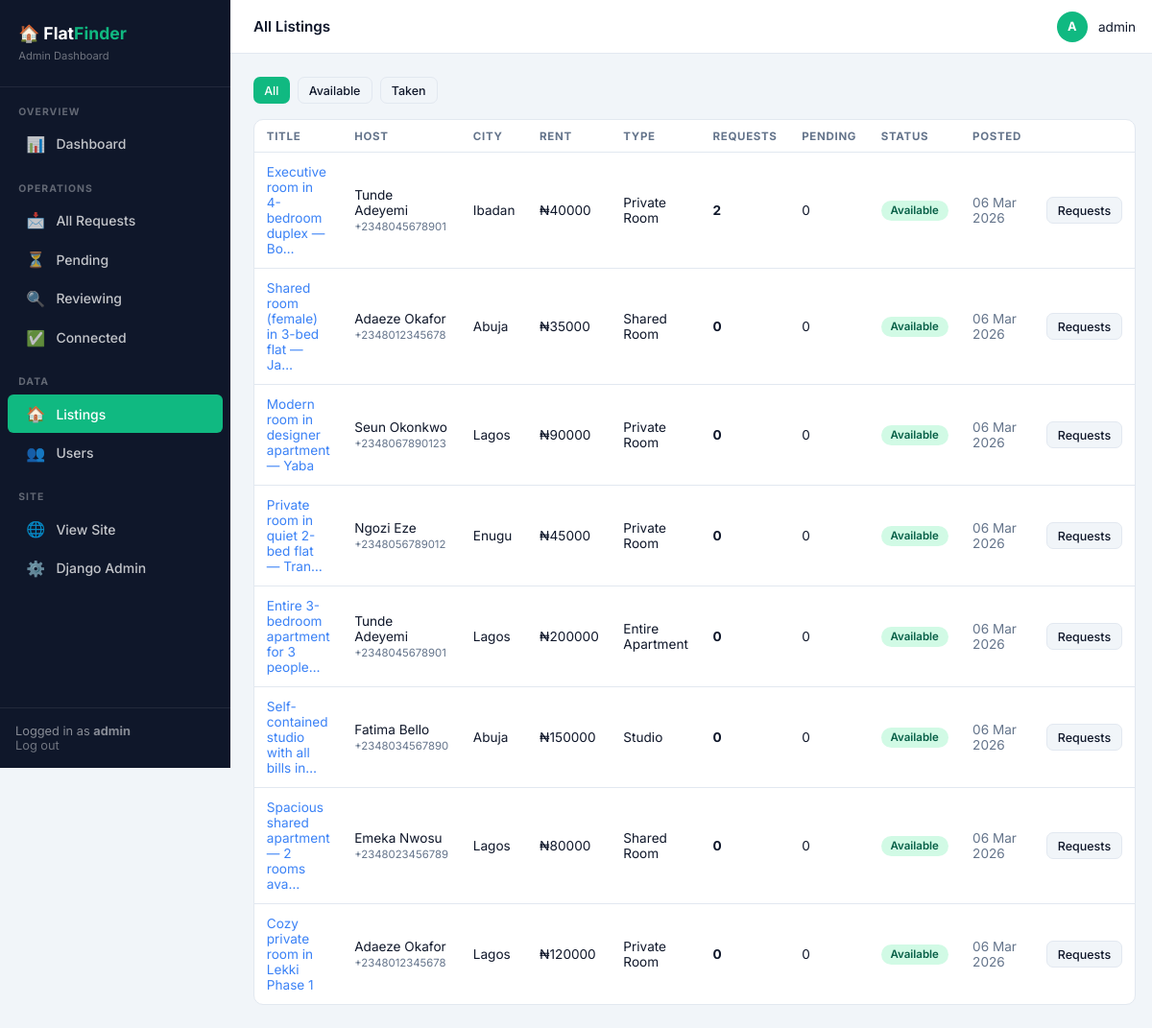
Page /dashboard/listings/ (signed in) on the committed database.
### accounts/models.py (models this page shows, shortened)
class User(AbstractUser):
    bio = models.TextField(blank=True, null=True)
    phone = models.CharField(max_length=20, blank=True, null=True)
    avatar = models.ImageField(upload_to='avatars/', blank=True, null=True)
    is_verified = models.BooleanField(default=False)
    created_at = models.DateTimeField(auto_now_add=True)

### listings/models.py (models this page shows, shortened)
class Listing(models.Model):
    ROOM_TYPE_CHOICES = [
        ('private', 'Private Room'),
        ('shared', 'Shared Room'),
        ('entire', 'Entire Apartment'),
        ('studio', 'Studio'),
    ]
    GENDER_PREFERENCE_CHOICES = [
        ('any', 'Any Gender'),
        ('male', 'Male Only'),
        ('female', 'Female Only'),
    ]
    FURNISHED_CHOICES = [
        ('furnished', 'Fully Furnished'),
        ('semi', 'Semi Furnished'),
        ('unfurnished', 'Unfurnished'),
    ]
    STATUS_CHOICES = [
        ('available', 'Available'),
        ('taken', 'Taken'),
        ('pending', 'Pending'),
    ]
    host = models.ForeignKey(settings.AUTH_USER_MODEL, on_delete=models.CASCADE, related_name='listings')
    title = models.CharField(max_length=200)
    description = models.TextField()
    address = models.CharField(max_length=300)
    city = models.CharField(max_length=100)
    state = models.CharField(max_length=100)
    room_type = models.CharField(max_length=20, choices=ROOM_TYPE_CHOICES, default='private')
    total_rooms = models.PositiveIntegerField(default=1)
    available_rooms = models.PositiveIntegerField(default=1)
    current_flatmates = models.PositiveIntegerField(default=0)
    max_flatmates = models.PositiveIntegerField(default=2)
    monthly_rent = models.DecimalField(max_digits=10, decimal_places=2)
    utilities_included = models.BooleanField(default=False)
    security_deposit = models.DecimalField(max_digits=10, decimal_places=2, null=True, blank=True)
    furnished = models.CharField(max_length=20, choices=FURNISHED_CHOICES, default='furnished')
    gender_preference = models.CharField(max_length=10, choices=GENDER_PREFERENCE_CHOICES, default='any')
    pets_allowed = models.BooleanField(default=False)
    smoking_allowed = models.BooleanField(default=False)
    has_wifi = models.BooleanField(default=True)
    has_parking = models.BooleanField(default=False)
    has_gym = models.BooleanField(default=False)
    has_pool = models.BooleanField(default=False)
    has_laundry = models.BooleanField(default=False)
    has_ac = models.BooleanField(default=True)
    has_security = models.BooleanField(default=False)
    status = models.CharField(max_length=20, choices=STATUS_CHOICES, default='available')
    available_from = models.DateField()
    created_at = models.DateTimeField(auto_now_add=True)
    updated_at = models.DateTimeField(auto_now=True)
    views_count = models.PositiveIntegerField(default=0)
    class Meta:
        ordering = ['-created_at']

### dashboard/views.py (the view)
# urls.py: path('listings/', views.listings_overview, name='listings'),
@login_required
@user_passes_test(is_staff, login_url='/')
def listings_overview(request):
    listings = Listing.objects.annotate(
        req_count=Count('contact_requests'),
        pending_count=Count('contact_requests', filter=Q(contact_requests__status='pending')),
    ).select_related('host').order_by('-created_at')
    status_filter = request.GET.get('status', '')
    if status_filter:
        listings = listings.filter(status=status_filter)
    return render(request, 'dashboard/listings.html', {'listings': listings, 'status_filter': status_filter})

### dashboard/views.py (called while the page is built)
def is_staff(user):
    return user.is_staff or user.is_superuser

### templates/dashboard/listings.html (shortened to what this page needs)
{% extends 'dashboard/base.html' %}
{% block page_title %}All Listings{% endblock %}
{% block content %}
<div style="display:flex;gap:0.5rem;margin-bottom:1rem;">
  <a href="?" class="btn {% if not status_filter %}btn-primary{% else %}btn-secondary{% endif %} btn-sm">All</a>
  <a href="?status=available" class="btn {% if status_filter == 'available' %}btn-primary{% else %}btn-secondary{% endif %} btn-sm">Available</a>
  <a href="?status=taken" class="btn {% if status_filter == 'taken' %}btn-primary{% else %}btn-secondary{% endif %} btn-sm">Taken</a>
</div>
<div class="card">
  <div class="table-wrap">
    <table>
      <thead>
        <tr><th>Title</th><th>Host</th><th>City</th><th>Rent</th><th>Type</th><th>Requests</th><th>Pending</th><th>Status</th><th>Posted</th><th></th></tr>
      </thead>
      <tbody>
        {% for listing in listings %}
        <tr>
          <td style="max-width:200px;"><a href="{% url 'listings:detail' listing.pk %}" target="_blank" style="color:var(--info);">{{ listing.title|truncatechars:40 }}</a></td>
          <td>{{ listing.host.get_full_name|default:listing.host.username }}<br><small style="color:var(--muted);">{{ listing.host.phone|default:"" }}</small></td>
          <td>{{ listing.city }}</td>
          <td>₦{{ listing.monthly_rent|floatformat:0 }}</td>
          <td>{{ listing.get_room_type_display }}</td>
          <td><strong>{{ listing.req_count }}</strong></td>
          <td>{% if listing.pending_count %}<span style="color:var(--warning);font-weight:600;">{{ listing.pending_count }}</span>{% else %}0{% endif %}</td>
          <td><span class="badge badge-{{ listing.status }}">{{ listing.get_status_display }}</span></td>
          <td style="color:var(--muted);">{{ listing.created_at|date:"d M Y" }}</td>
          <td>
            <a href="{% url 'dashboard:requests' %}?q={{ listing.title|truncatechars:20 }}" class="btn btn-sm btn-secondary">Requests</a>
          </td>
        </tr>
        {% empty %}
        <tr><td colspan="10" style="text-align:center;padding:2rem;color:var(--muted);">No listings yet</td></tr>
        {% endfor %}
      </tbody>
    </table>
  </div>
</div>
{% endblock %}

### templates/dashboard/base.html (shortened to what this page needs)
<!DOCTYPE html>
<html lang="en">
<head>
</head>
<body>
  <aside class="sidebar">
    <div class="sidebar-brand">🏠 Flat<span>Finder</span><br><small style="font-size:0.7rem;color:rgba(255,255,255,0.4);font-weight:400;">Admin Dashboard</small></div>
    <div class="sidebar-label">Overview</div>
    <a href="{% url 'dashboard:home' %}" class="sidebar-link {% if request.resolver_match.url_name == 'home' %}active{% endif %}">
      <span class="icon">📊</span> Dashboard
    </a>
    <div class="sidebar-label">Operations</div>
    <a href="{% url 'dashboard:requests' %}" class="sidebar-link {% if 'request' in request.resolver_match.url_name %}active{% endif %}">
      <span class="icon">📩</span> All Requests
    </a>
    <a href="{% url 'dashboard:requests' %}?status=pending" class="sidebar-link">
      <span class="icon">⏳</span> Pending
    </a>
    <a href="{% url 'dashboard:requests' %}?status=reviewing" class="sidebar-link">
      <span class="icon">🔍</span> Reviewing
    </a>
    <a href="{% url 'dashboard:requests' %}?status=connected" class="sidebar-link">
      <span class="icon">✅</span> Connected
    </a>
    <div class="sidebar-label">Data</div>
    <a href="{% url 'dashboard:listings' %}" class="sidebar-link {% if request.resolver_match.url_name == 'listings' %}active{% endif %}">
      <span class="icon">🏠</span> Listings
    </a>
    <a href="{% url 'dashboard:users' %}" class="sidebar-link {% if request.resolver_match.url_name == 'users' %}active{% endif %}">
      <span class="icon">👥</span> Users
    </a>
    <div class="sidebar-label">Site</div>
    <a href="{% url 'listings:home' %}" class="sidebar-link" target="_blank">
      <span class="icon">🌐</span> View Site
    </a>
    <a href="/admin/" class="sidebar-link" target="_blank">
      <span class="icon">⚙️</span> Django Admin
    </a>
    <div class="sidebar-footer">
      Logged in as <strong>{{ request.user.username }}</strong><br>
      <a href="{% url 'accounts:logout' %}" style="color:rgba(255,255,255,0.4);">Log out</a>
    </div>
  </aside>
  <div class="main">
    <div class="topbar">
      <div class="topbar-title">{% block page_title %}Dashboard{% endblock %}</div>
      <div class="topbar-user">
        <div class="topbar-avatar">{{ request.user.username|slice:":1"|upper }}</div>
        <span>{{ request.user.get_full_name|default:request.user.username }}</span>
      </div>
    </div>
    <div class="page-content">
      {% block content %}{% endblock %}
    </div>
  </div>
</body>
</html>

### templates/dashboard/base.html (style rules this page uses)
*, *::before, *::after { box-sizing: border-box; margin: 0; padding: 0; }
:root { --sidebar: #0f172a; --sidebar-hover: #1e293b; --accent: #10b981; --accent-dark: #059669; --danger: #ef4444; --warning: #f59e0b; --info: #3b82f6; --bg: #f1f5f9; --white: #ffffff; --border: #e2e8f0; --text: #0f172a; --muted: #64748b; --radius: 10px; }
body { font-family: 'Inter', sans-serif; background: var(--bg); color: var(--text); display: flex; min-height: 100vh; }
a { text-decoration: none; color: inherit; }
.sidebar { width: 240px; background: var(--sidebar); color: rgba(255,255,255,0.85); display: flex; flex-direction: column; position: fixed; top: 0; left: 0; height: 100vh; z-index: 100; }
.sidebar-brand { padding: 1.5rem 1.2rem; border-bottom: 1px solid rgba(255,255,255,0.08); font-size: 1.1rem; font-weight: 700; color: white; }
.sidebar-brand span { color: var(--accent); }
.sidebar-label { font-size: 0.65rem; font-weight: 700; text-transform: uppercase; letter-spacing: 0.1em; color: rgba(255,255,255,0.35); padding: 1.2rem 1.2rem 0.4rem; }
.sidebar-link { display: flex; align-items: center; gap: 0.7rem; padding: 0.65rem 1.2rem; font-size: 0.875rem; font-weight: 500; border-radius: 6px; margin: 0 0.5rem; transition: background 0.15s; color: rgba(255,255,255,0.75); }
.sidebar-link.active { background: var(--accent); color: white; }
.sidebar-link .icon { font-size: 1rem; width: 20px; text-align: center; }
.sidebar-footer { margin-top: auto; padding: 1rem; border-top: 1px solid rgba(255,255,255,0.08); font-size: 0.8rem; color: rgba(255,255,255,0.5); }
.main { margin-left: 240px; flex: 1; display: flex; flex-direction: column; min-height: 100vh; }
.topbar { background: white; border-bottom: 1px solid var(--border); padding: 0 1.5rem; height: 56px; display: flex; align-items: center; justify-content: space-between; position: sticky; top: 0; z-index: 50; }
.topbar-title { font-weight: 600; font-size: 0.95rem; }
.topbar-user { display: flex; align-items: center; gap: 0.7rem; font-size: 0.85rem; }
.topbar-avatar { width: 32px; height: 32px; border-radius: 50%; background: var(--accent); color: white; display: flex; align-items: center; justify-content: center; font-weight: 700; font-size: 0.8rem; }
.page-content { padding: 1.5rem; flex: 1; }
.card { background: white; border-radius: var(--radius); border: 1px solid var(--border); }
.table-wrap { overflow-x: auto; }
table { width: 100%; border-collapse: collapse; font-size: 0.85rem; }
th { text-align: left; font-size: 0.72rem; font-weight: 700; text-transform: uppercase; letter-spacing: 0.06em; color: var(--muted); padding: 0.6rem 0.8rem; border-bottom: 1px solid var(--border); white-space: nowrap; }
td { padding: 0.75rem 0.8rem; border-bottom: 1px solid var(--border); vertical-align: middle; }
tr:last-child td { border-bottom: none; }
.badge { display: inline-flex; align-items: center; gap: 0.25rem; padding: 0.2rem 0.6rem; border-radius: 100px; font-size: 0.72rem; font-weight: 600; }
.badge-available { background: #d1fae5; color: #065f46; }
.btn { display: inline-flex; align-items: center; gap: 0.35rem; padding: 0.5rem 1rem; border-radius: 7px; font-size: 0.82rem; font-weight: 500; cursor: pointer; border: none; font-family: 'Inter', sans-serif; transition: all 0.15s; }
.btn-primary { background: var(--accent); color: white; }
.btn-secondary { background: var(--bg); color: var(--text); border: 1px solid var(--border); }
.btn-sm { padding: 0.35rem 0.7rem; font-size: 0.78rem; }

### rows in the picture
User: user.username "admin", user.username "A", user.get_full_name "admin"
Listing: title "Executive room in 4-bedroom duplex — Bo…", host.get_full_name "Tunde Adeyemi", host.phone "+2348045678901", city "Ibadan", monthly_rent "40000", room_type "Private Room", req_count "2", status "Available", created_at "06 Mar 2026"
Listing: title "Shared room (female) in 3-bed flat — Ja…", host.get_full_name "Adaeze Okafor", host.phone "+2348012345678", city "Abuja", monthly_rent "35000", room_type "Shared Room", req_count "0", status "Available", created_at "06 Mar 2026"
Listing: title "Modern room in designer apartment — Yaba", host.get_full_name "Seun Okonkwo", host.phone "+2348067890123", city "Lagos", monthly_rent "90000", room_type "Private Room", req_count "0", status "Available", created_at "06 Mar 2026"
Listing: title "Private room in quiet 2-bed flat — Tran…", host.get_full_name "Ngozi Eze", host.phone "+2348056789012", city "Enugu", monthly_rent "45000", room_type "Private Room", req_count "0", status "Available", created_at "06 Mar 2026"
Listing: title "Entire 3-bedroom apartment for 3 people…", host.get_full_name "Tunde Adeyemi", host.phone "+2348045678901", city "Lagos", monthly_rent "200000", room_type "Entire Apartment", req_count "0", status "Available", created_at "06 Mar 2026"
Listing: title "Self-contained studio with all bills in…", host.get_full_name "Fatima Bello", host.phone "+2348034567890", city "Abuja", monthly_rent "150000", room_type "Studio", req_count "0", status "Available", created_at "06 Mar 2026"
Listing: title "Spacious shared apartment — 2 rooms ava…", host.get_full_name "Emeka Nwosu", host.phone "+2348023456789", city "Lagos", monthly_rent "80000", room_type "Shared Room", req_count "0", status "Available", created_at "06 Mar 2026"
Listing: title "Cozy private room in Lekki Phase 1", host.get_full_name "Adaeze Okafor", host.phone "+2348012345678", city "Lagos", monthly_rent "120000", room_type "Private Room", req_count "0", status "Available", created_at "06 Mar 2026"
